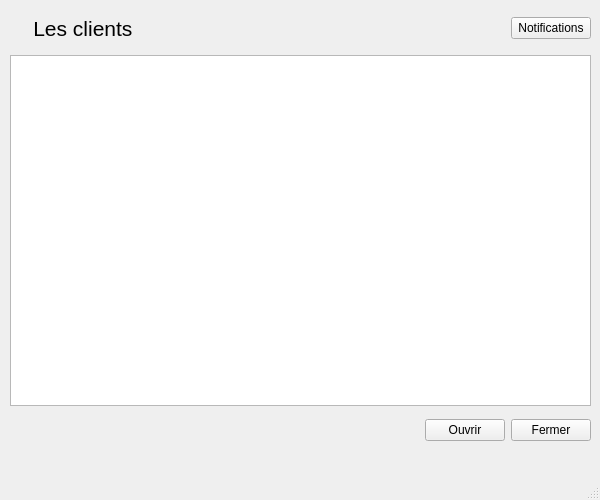
<?xml version="1.0" encoding="UTF-8"?>
<ui version="4.0">
 <class>UIListClient</class>
 <widget class="QMainWindow" name="UIListClient">
  <property name="geometry">
   <rect>
    <x>0</x>
    <y>0</y>
    <width>600</width>
    <height>500</height>
   </rect>
  </property>
  <property name="minimumSize">
   <size>
    <width>600</width>
    <height>500</height>
   </size>
  </property>
  <property name="maximumSize">
   <size>
    <width>600</width>
    <height>500</height>
   </size>
  </property>
  <property name="windowTitle">
   <string>Gestion des clients - Gestionnaire : </string>
  </property>
  <widget class="QWidget" name="centralwidget">
   <widget class="QWidget" name="horizontalLayoutWidget">
    <property name="geometry">
     <rect>
      <x>10</x>
      <y>10</y>
      <width>581</width>
      <height>37</height>
     </rect>
    </property>
    <layout class="QHBoxLayout" name="horizontalLayoutNorth">
     <item>
      <widget class="QLabel" name="labelTitle">
       <property name="font">
        <font>
         <pointsize>16</pointsize>
        </font>
       </property>
       <property name="text">
        <string>    Les clients</string>
       </property>
      </widget>
     </item>
     <item>
      <spacer name="horizontalSpacerLeft">
       <property name="orientation">
        <enum>Qt::Orientation::Horizontal</enum>
       </property>
       <property name="sizeHint" stdset="0">
        <size>
         <width>40</width>
         <height>20</height>
        </size>
       </property>
      </spacer>
     </item>
     <item>
      <widget class="QPushButton" name="pushButton">
       <property name="text">
        <string>Notifications</string>
       </property>
      </widget>
     </item>
    </layout>
   </widget>
   <widget class="QWidget" name="horizontalLayoutWidget_Tableview">
    <property name="geometry">
     <rect>
      <x>10</x>
      <y>55</y>
      <width>581</width>
      <height>351</height>
     </rect>
    </property>
    <layout class="QHBoxLayout" name="horizontalLayoutTableview">
     <item>
      <widget class="QTableView" name="tableViewClients">
       <property name="selectionBehavior">
        <enum>QAbstractItemView::SelectionBehavior::SelectRows</enum>
       </property>
      </widget>
     </item>
    </layout>
   </widget>
   <widget class="QWidget" name="horizontalLayoutWidget_Buttons">
    <property name="geometry">
     <rect>
      <x>10</x>
      <y>410</y>
      <width>581</width>
      <height>41</height>
     </rect>
    </property>
    <layout class="QHBoxLayout" name="horizontalLayoutButtons">
     <item>
      <spacer name="horizontalSpacerButtons">
       <property name="orientation">
        <enum>Qt::Orientation::Horizontal</enum>
       </property>
       <property name="sizeHint" stdset="0">
        <size>
         <width>40</width>
         <height>20</height>
        </size>
       </property>
      </spacer>
     </item>
     <item>
      <widget class="QPushButton" name="pushButtonOuvrir">
       <property name="text">
        <string>Ouvrir</string>
       </property>
      </widget>
     </item>
     <item>
      <widget class="QPushButton" name="pushButtonClose">
       <property name="text">
        <string>Fermer</string>
       </property>
      </widget>
     </item>
    </layout>
   </widget>
  </widget>
  <widget class="QMenuBar" name="menubar">
   <property name="geometry">
    <rect>
     <x>0</x>
     <y>0</y>
     <width>600</width>
     <height>18</height>
    </rect>
   </property>
  </widget>
  <widget class="QStatusBar" name="statusbar"/>
 </widget>
 <resources/>
 <connections/>
</ui>
